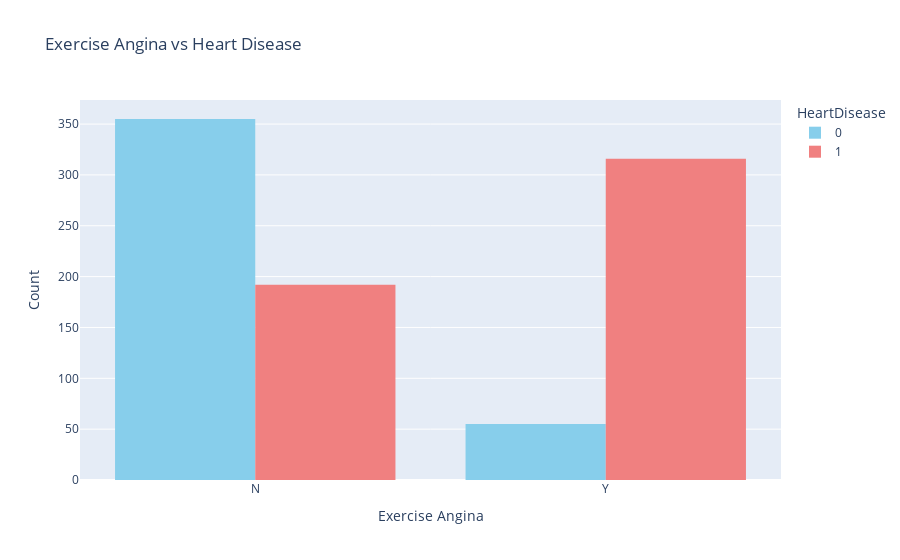

Notebook code cell kept with this figure:
### Markdown cell above
### The figure above shows the people who have ASY more likely to have heart diseases.
**ATA (Atypical Angina):** Chest pain that doesn't fit the typical pattern of angina. It might not be related to physical exertion and can vary in intensity and location.

**NAP (Non-Anginal Pain):** Chest pain that is not related to heart problems. It could be due to other causes like muscle strain, acid reflux, or anxiety.

**TA (Typical Angina):** Chest pain that occurs due to reduced blood flow to the heart. It usually happens during physical activity or stress and is relieved by rest or medication.

**ASY (Asymptomatic):** No chest pain or symptoms. This term is used when a person does not experience any chest pain despite having conditions that might typically cause it.

### Code cell
fig = px.histogram(data, x='ExerciseAngina', color='HeartDisease', title='Exercise Angina vs Heart Disease', barmode='group',color_discrete_sequence=['skyblue', 'lightcoral'])
fig.update_layout(xaxis_title='Exercise Angina', yaxis_title='Count')
fig.show()

### Figure 1 — Plotly figure (JSON) as saved in the notebook; plotly's stock layout.template omitted (floating-point values rounded to 4 significant figures; data arrays with more than 128 entries replaced by an {"elided": "..."} marker saying what was removed)
{"data": [{"alignmentgroup": "True", "bingroup": "x", "hovertemplate": "HeartDisease=0<br>ExerciseAngina=%{x}<br>count=%{y}<extra></extra>", "legendgroup": "0", "marker": {"color": "skyblue", "pattern": {"shape": ""}}, "name": "0", "offsetgroup": "0", "orientation": "v", "showlegend": true, "type": "histogram", "x": {"elided": "410 str values"}, "xaxis": "x", "yaxis": "y"}, {"alignmentgroup": "True", "bingroup": "x", "hovertemplate": "HeartDisease=1<br>ExerciseAngina=%{x}<br>count=%{y}<extra></extra>", "legendgroup": "1", "marker": {"color": "lightcoral", "pattern": {"shape": ""}}, "name": "1", "offsetgroup": "1", "orientation": "v", "showlegend": true, "type": "histogram", "x": {"elided": "508 str values"}, "xaxis": "x", "yaxis": "y"}], "layout": {"barmode": "group", "legend": {"title": {"text": "HeartDisease"}, "tracegroupgap": 0}, "title": {"text": "Exercise Angina vs Heart Disease"}, "xaxis": {"anchor": "y", "domain": [0, 1], "title": {"text": "Exercise Angina"}}, "yaxis": {"anchor": "x", "domain": [0, 1], "title": {"text": "Count"}}}}
